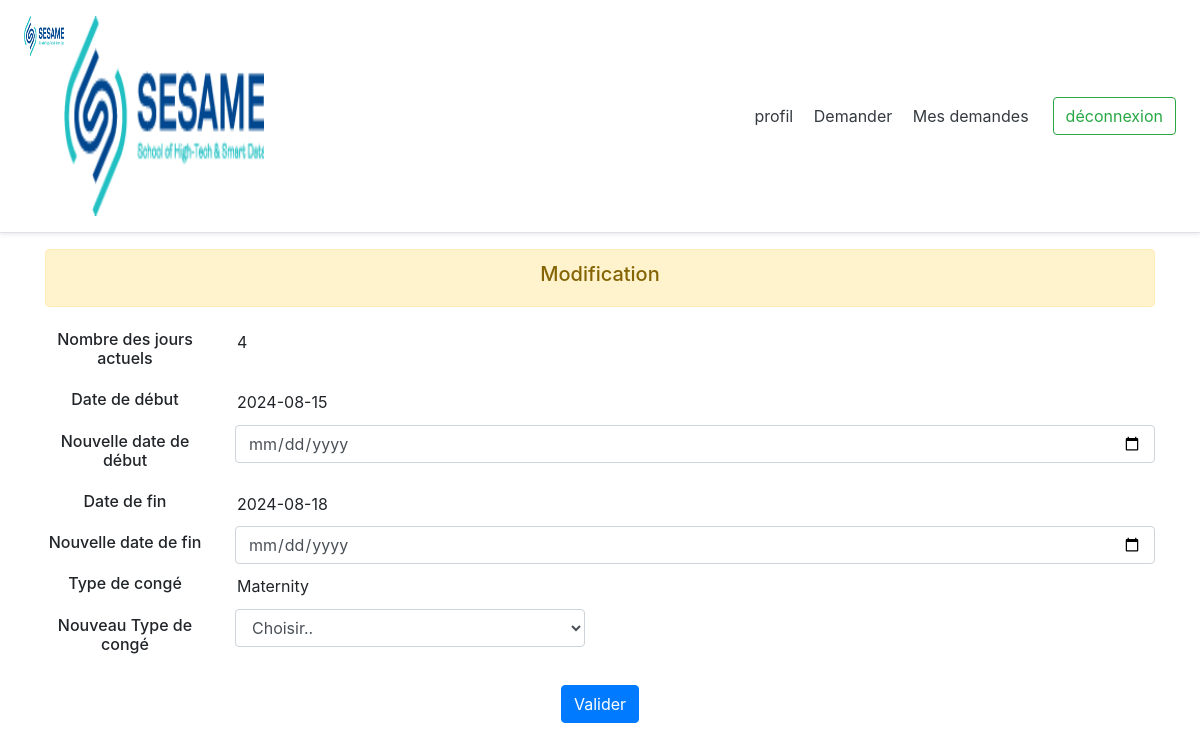
Screenshot of /Modifieragent.php?IDC=4 with the database file from the repository.
### tables this page shows
create table CONGE
(
   ID_CONGE             int not null AUTO_INCREMENT,
   MATRICULE            int not null,
   DATE_DEBUT           date,
   DATE_FIN             date,
   NOMBRE_JOUR          int,
   TYPE_CONGE           varchar(255),
   ETAT                 varchar(255),
   primary key (ID_CONGE)
);

### Modifieragent.php (the view, shortened to what this page needs)
<!DOCTYPE html>
<html>
<head>
    <link rel="stylesheet" type="text/css" href="bootstrap-4.3.1-dist/css/bootstrap.min.css">
</head>
<body>
    <div class="d-flex flex-column flex-md-row align-items-center p-3 px-md-4 mb-3 bg-white border-bottom shadow-sm">
        <h5 class="my-0 mr-md-auto font-weight-normal"><img src="Logo-Sesame.png" height="40" width="40"
                class="rounded float-left"><img src="Logo-Sesame.png" height="200" width="200"
                class="rounded float-left"></h5>
        <nav class="my-2 my-md-0 mr-md-3">
            <a class="p-2 text-dark" href="profil.php">profil</a>
            <a class="p-2 text-dark" href="demander.php">Demander</a>
            <a class="p-2 text-dark" href="mesdemandes.php">Mes demandes</a>
        </nav>
        <a class="btn btn-outline-success" href="Deconnexion.php">déconnexion</a>
    </div>
    <center>
        <?php
      if (isset($_GET['IDC'])) {
        $id=$_SESSION['idcng'];
      }else{ $id= $_GET['D'];
      }
      $serveur="localhost";
      $login="root";
      $pass="";
      try{
        $connexion = new PDO("mysql:host=$serveur;dbname=gestionconge",$login,$pass);
        $connexion->setattribute(PDO::ATTR_ERRMODE,PDO::ERRMODE_EXCEPTION);
        $requete1=$connexion->prepare("
          SELECT DATE_DEBUT,DATE_FIN,TYPE_CONGE,NOMBRE_JOUR FROM CONGE  where ID_CONGE=$id");
        $requete1->execute();
        $requete1=$requete1->fetchall();
        }
        catch(PDOEXEPTION $e){
          echo'echec:'.$e->get_message();
        }
    ?>
        <form method="POST" action="Modifieragent.php">
            <div class="container">
                <div class="alert alert-warning" role="alert">
                    <h5>Modification</h5>
                </div>
                <div class="form-group row">
                    <label for="Type" class="col-sm-2 col-form-label">
                        <h6>Nombre des jours actuels</h6>
                    </label>
                    <div class="col-sm-10">
                        <input type="text" readonly class="form-control-plaintext" id="Type"
                            value=<?php echo $requete1[0][3]?>>
                    </div>
                    <label for="Type" class="col-sm-2 col-form-label">
                        <h6>Date de début</h6>
                    </label>
                    <div class="col-sm-10">
                        <input type="text" readonly class="form-control-plaintext" id="Type"
                            value=<?php echo $requete1[0][0]?>>
                    </div>
                    <label for="inputdatedeb" class="col-sm-2 col-form-label">
                        <h6>Nouvelle date de début</h6>
                    </label>
                    <div class="col-sm-10">
                        <input type="Date" class="form-control" id="inputdatedeb" name="ndd">
                    </div>
                    <label for="Type" class="col-sm-2 col-form-label">
                        <h6>Date de fin</h6>
                    </label>
                    <div class="col-sm-10">
                        <input type="text" readonly class="form-control-plaintext" id="Type"
                            value=<?php echo $requete1[0][1]?>>
                    </div>
                    <label for="inputdatefin" class="col-sm-2 col-form-label">
                        <h6>Nouvelle date de fin</h6>
                    </label>
                    <div class="col-sm-10">
                        <input type="Date" class="form-control" id="inputdatefin" name="ndf">
                    </div>
                    <label for="Type" class="col-sm-2 col-form-label">
                        <h6>Type de congé</h6>
                    </label>
                    <div class="col-sm-10">
                        <input type="text" readonly class="form-control-plaintext" id="Type"
                            value=<?php echo $requete1[0][2]?>>
                    </div>
                    <label for="inputdatefin" class="col-sm-2 col-form-label">
                        <h6>Nouveau Type de congé</h6>
                    </label>
                    <div class="form-group col-md-4">
                        <select id="inputType" name="typeC" class="form-control">
                            <option selected>Choisir..</option>
                        </select>
                    </div>
                </div>
                <button type="submit" class="btn btn-primary">Valider</button>
            </div>
        </form>
    </center>
</body>
</html>

### rows the page displays
conge: NOMBRE_JOUR "4", DATE_DEBUT "2024-08-15", DATE_FIN "2024-08-18"
